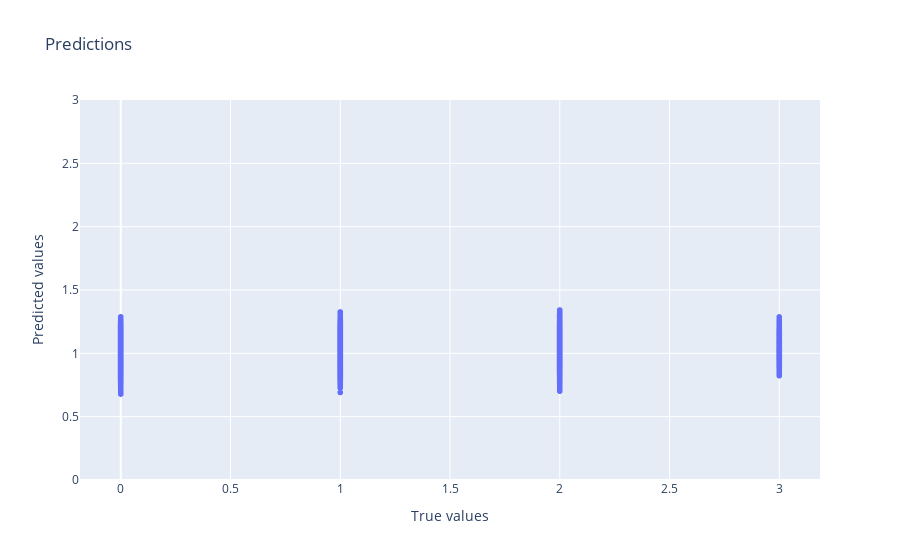

The code cell stored with this chart in its notebook:
### Code cell
# Create a scatter plot of the predictions
fig = px.scatter(x=y_test, y=unrounded_predictions, title='Predictions')

# Set the range of the y-axis to 0-4
fig.update_yaxes(range=[0, 3])

# Set the labels for the x-axis and y-axis
fig.update_layout(xaxis_title='True values', yaxis_title='Predicted values')

# Show the plot
fig.show()

### Figure 1 — Plotly figure (JSON) as saved in the notebook; plotly's stock layout.template omitted (floating-point values rounded to 4 significant figures; data arrays with more than 128 entries replaced by an {"elided": "..."} marker saying what was removed)
{"data": [{"hovertemplate": "x=%{x}<br>y=%{y}<extra></extra>", "legendgroup": "", "marker": {"color": "#636efa", "symbol": "circle"}, "mode": "markers", "name": "", "showlegend": false, "type": "scattergl", "x": {"elided": "20122 int values"}, "xaxis": "x", "y": {"elided": "20122 float values"}, "yaxis": "y"}], "layout": {"legend": {"tracegroupgap": 0}, "title": {"text": "Predictions"}, "xaxis": {"anchor": "y", "domain": [0, 1], "title": {"text": "True values"}}, "yaxis": {"anchor": "x", "domain": [0, 1], "range": [0, 3], "title": {"text": "Predicted values"}}}}
